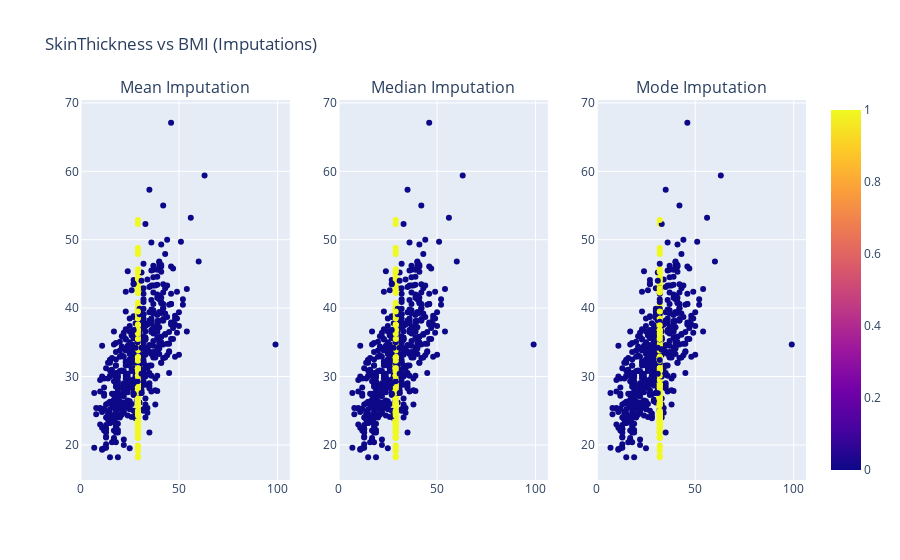

This figure's notebook cell:
### Code cell
# Visualising the different imputations through subplots
from plotly.subplots import make_subplots

fig_mean = px.scatter(pima_mean_df, x="SkinThickness", y="BMI", color=nulls)

fig_median = px.scatter(pima_median_df, x="SkinThickness", y="BMI", color=nulls)

fig_mode = px.scatter(pima_mode_df, x="SkinThickness", y="BMI", color=nulls)

fig = make_subplots(rows=1, cols=3, shared_xaxes=False, subplot_titles=("Mean Imputation","Median Imputation", "Mode Imputation"))
fig.add_trace(fig_mean['data'][0], row=1, col=1)
fig.add_trace(fig_median['data'][0], row=1, col=2)
fig.add_trace(fig_mode['data'][0], row=1, col=3)
fig.update_layout(title="SkinThickness vs BMI (Imputations)")
fig.show()

### Figure 1 — Plotly figure (JSON) as saved in the notebook; plotly's stock layout.template omitted (floating-point values rounded to 4 significant figures; data arrays with more than 128 entries replaced by an {"elided": "..."} marker saying what was removed)
{"data": [{"hovertemplate": "SkinThickness=%{x}<br>BMI=%{y}<br>color=%{marker.color}<extra></extra>", "legendgroup": "", "marker": {"color": {"elided": "752 int values"}, "coloraxis": "coloraxis", "symbol": "circle"}, "mode": "markers", "name": "", "orientation": "v", "showlegend": false, "type": "scatter", "x": {"elided": "752 float values"}, "xaxis": "x", "y": {"elided": "752 float values"}, "yaxis": "y"}, {"hovertemplate": "SkinThickness=%{x}<br>BMI=%{y}<br>color=%{marker.color}<extra></extra>", "legendgroup": "", "marker": {"color": {"elided": "752 int values"}, "coloraxis": "coloraxis", "symbol": "circle"}, "mode": "markers", "name": "", "orientation": "v", "showlegend": false, "type": "scatter", "x": {"elided": "752 int values"}, "xaxis": "x2", "y": {"elided": "752 float values"}, "yaxis": "y2"}, {"hovertemplate": "SkinThickness=%{x}<br>BMI=%{y}<br>color=%{marker.color}<extra></extra>", "legendgroup": "", "marker": {"color": {"elided": "752 int values"}, "coloraxis": "coloraxis", "symbol": "circle"}, "mode": "markers", "name": "", "orientation": "v", "showlegend": false, "type": "scatter", "x": {"elided": "752 int values"}, "xaxis": "x3", "y": {"elided": "752 float values"}, "yaxis": "y3"}], "layout": {"annotations": [{"font": {"size": 16}, "showarrow": false, "text": "Mean Imputation", "x": 0.1444, "xanchor": "center", "xref": "paper", "y": 1, "yanchor": "bottom", "yref": "paper"}, {"font": {"size": 16}, "showarrow": false, "text": "Median Imputation", "x": 0.5, "xanchor": "center", "xref": "paper", "y": 1, "yanchor": "bottom", "yref": "paper"}, {"font": {"size": 16}, "showarrow": false, "text": "Mode Imputation", "x": 0.8556, "xanchor": "center", "xref": "paper", "y": 1, "yanchor": "bottom", "yref": "paper"}], "title": {"text": "SkinThickness vs BMI (Imputations)"}, "xaxis": {"anchor": "y", "domain": [0, 0.2889]}, "xaxis2": {"anchor": "y2", "domain": [0.3556, 0.6444]}, "xaxis3": {"anchor": "y3", "domain": [0.7111, 1]}, "yaxis": {"anchor": "x", "domain": [0, 1]}, "yaxis2": {"anchor": "x2", "domain": [0, 1]}, "yaxis3": {"anchor": "x3", "domain": [0, 1]}}}
